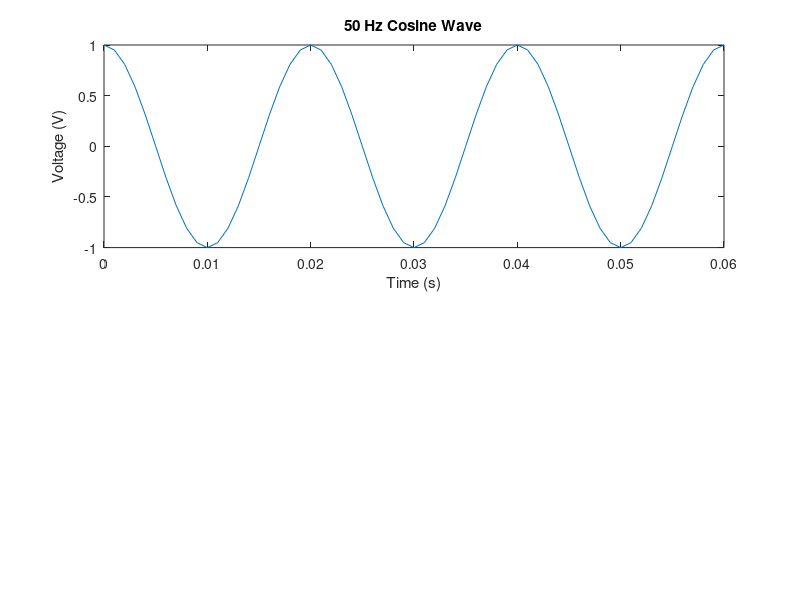

MATLAB code for this plot:
%create a cosine/sine wave with f = 50 Hz
clc
clear all
f=50; tp=1/f;
fs=1000; ts=1/fs ;
% signal frequency in continuous time
% time period
% sampling frequency
% sampling Time
t=0:ts:3*tp;
x=cos(2*pi*f*t)
subplot(2,1,1)
plot(t,x)
title('50 Hz Cosine Wave')
xlabel('Time (s)');
ylabel('Voltage (V)');
t=0:ts:3*tp;
